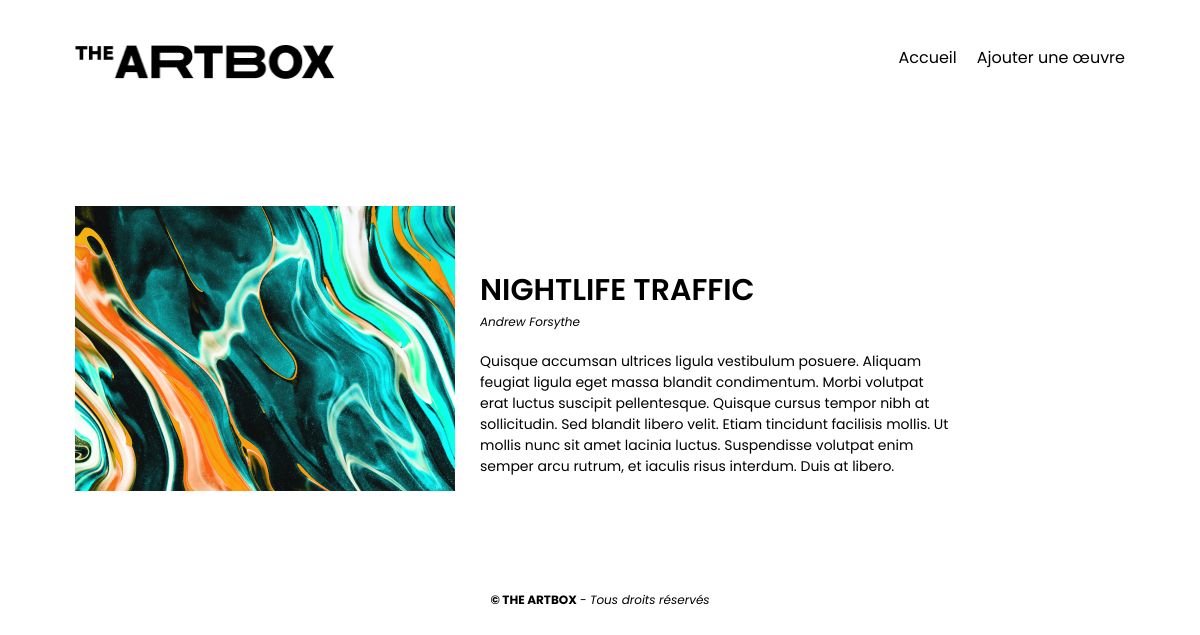
/oeuvre.php?id=3.php, run on the app's committed database.
### tables this page shows
CREATE TABLE `oeuvre` (
  `Id` int(11) NOT NULL,
  `title` varchar(50) DEFAULT NULL,
  `artist` varchar(50) DEFAULT NULL,
  `image` varchar(2048) DEFAULT NULL,
  `description` text DEFAULT NULL
);

### bdd.php (called while the page is built)
<?php
function dataBasePDO()
{
    try
    {
        return new PDO('mysql:host=localhost;dbname=artbox;charset=utf8', 'root', '', [
            PDO::ATTR_ERRMODE => PDO::ERRMODE_EXCEPTION,
            PDO::ATTR_DEFAULT_FETCH_MODE => PDO::FETCH_ASSOC,
        ]);
    }
    catch (Exception $e)
    {
        die('Erreur : ' . $e->getMessage());
    }
}

### oeuvre.php (the view, shortened to what this page needs)
<?php
    require 'header.php';
    require 'bdd.php';
    $oeuvre = getOne($_GET['id']);
    function getOne($idOeuvre)
    {
        $query = dataBasePDO()->prepare('SELECT * FROM oeuvre WHERE oeuvre.Id = :idOeuvre');
        $query->execute([':idOeuvre' => $idOeuvre]);
        return $query->fetch();
    };
?>
<?php if ($oeuvre) { ?>
    <article id="detail-oeuvre">
        <div id="img-oeuvre">
            <img src="<?= $oeuvre['image'] ?>" alt="<?= $oeuvre['title'] ?>">
        </div>
        <div id="contenu-oeuvre">
            <h1><?= $oeuvre['title'] ?></h1>
            <p class="description"><?= $oeuvre['artist'] ?></p>
            <p class="description-complete">
                <?= $oeuvre['description'] ?>
            </p>
        </div>
    </article>
<?php } else {
    header('Location: index.php');
} ?>
<?php require 'footer.php'; ?>

### css/style.css (style rules this page uses)
html, body { margin: 0; }
* { box-sizing: border-box; font-family: 'Poppins', sans-serif; }
.oeuvre h2, #detail-oeuvre h1 { text-transform: uppercase; margin-top: 0; margin-bottom: 0; font-weight: 600; font-size: 30px; }
.oeuvre .description, #detail-oeuvre .description { font-style: italic; margin-top: 0; font-size: 12px; margin-bottom: 20px; }
#detail-oeuvre { display: flex; flex-wrap: wrap; align-items: end; margin-bottom: 100px; margin-top: 75px; font-size: 14px; padding: 0 15px; }
#img-oeuvre { margin-right: 25px; }
#img-oeuvre img { max-width: 470px; margin: auto; display: block; }
#contenu-oeuvre { max-width: 470px; }

### data on the page
oeuvre: image (picture), title "NIGHTLIFE TRAFFIC", artist "Andrew Forsythe", description "Quisque accumsan ultrices ligula vestibulum posuere. Aliquam feugiat ligula eget massa blandit condimentum. Morbi volutpat erat luctus suscipit pellentesque. Quisque cursus tempor nibh at sollicitudin. Sed blandit libero velit. Etiam tincidunt facilisis mollis. Ut mollis nunc sit amet lacinia luctus. Suspendisse volutpat enim semper arcu rutrum, et iaculis risus interdum. Duis at libero."
